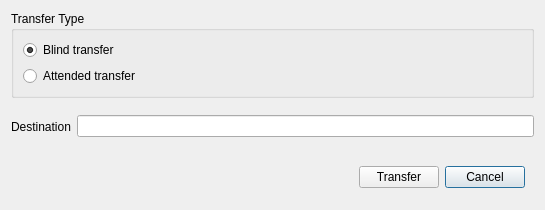
<ui version="4.0" >
 <class>xferDlg</class>
 <widget class="QDialog" name="xferDlg" >
  <property name="geometry" >
   <rect>
    <x>0</x>
    <y>0</y>
    <width>545</width>
    <height>210</height>
   </rect>
  </property>
  <property name="sizePolicy" >
   <sizepolicy vsizetype="Fixed" hsizetype="Fixed" >
    <horstretch>0</horstretch>
    <verstretch>0</verstretch>
   </sizepolicy>
  </property>
  <property name="maximumSize" >
   <size>
    <width>545</width>
    <height>210</height>
   </size>
  </property>
  <property name="windowTitle" >
   <string>Call Transfer</string>
  </property>
  <layout class="QVBoxLayout" name="verticalLayout_2" >
   <item>
    <widget class="QGroupBox" name="xferBox" >
     <property name="title" >
      <string>Transfer Type</string>
     </property>
     <layout class="QVBoxLayout" name="verticalLayout" >
      <item>
       <widget class="QRadioButton" name="blindRad" >
        <property name="text" >
         <string>Blind transfer</string>
        </property>
        <property name="checked" >
         <bool>true</bool>
        </property>
       </widget>
      </item>
      <item>
       <widget class="QRadioButton" name="atRad" >
        <property name="text" >
         <string>Attended transfer</string>
        </property>
        <property name="checkable" >
         <bool>false</bool>
        </property>
       </widget>
      </item>
     </layout>
    </widget>
   </item>
   <item>
    <widget class="QWidget" native="1" name="dstW" >
     <layout class="QHBoxLayout" name="horizontalLayout" >
      <property name="leftMargin" >
       <number>0</number>
      </property>
      <property name="rightMargin" >
       <number>0</number>
      </property>
      <item>
       <widget class="QLabel" name="dstLabel" >
        <property name="text" >
         <string>Destination</string>
        </property>
       </widget>
      </item>
      <item>
       <widget class="QLineEdit" name="dstText" />
      </item>
     </layout>
    </widget>
   </item>
   <item>
    <widget class="QWidget" native="1" name="buttonW" >
     <property name="layoutDirection" >
      <enum>Qt::RightToLeft</enum>
     </property>
     <layout class="QHBoxLayout" name="horizontalLayout_2" >
      <item>
       <widget class="QPushButton" name="cancelBtn" >
        <property name="text" >
         <string>Cancel</string>
        </property>
       </widget>
      </item>
      <item>
       <widget class="QPushButton" name="xferBtn" >
        <property name="text" >
         <string>Transfer</string>
        </property>
       </widget>
      </item>
      <item>
       <spacer name="horizontalSpacer" >
        <property name="orientation" >
         <enum>Qt::Horizontal</enum>
        </property>
        <property name="sizeHint" stdset="0" >
         <size>
          <width>40</width>
          <height>20</height>
         </size>
        </property>
       </spacer>
      </item>
     </layout>
    </widget>
   </item>
  </layout>
 </widget>
 <resources/>
 <connections>
  <connection>
   <sender>cancelBtn</sender>
   <signal>clicked()</signal>
   <receiver>xferDlg</receiver>
   <slot>reject()</slot>
   <hints>
    <hint type="sourcelabel" >
     <x>489</x>
     <y>177</y>
    </hint>
    <hint type="destinationlabel" >
     <x>272</x>
     <y>104</y>
    </hint>
   </hints>
  </connection>
 </connections>
</ui>
